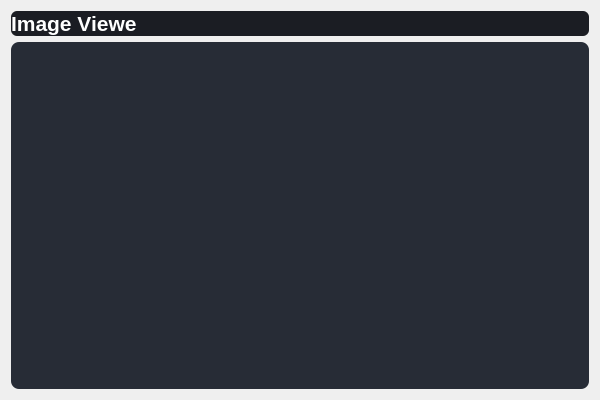
<?xml version="1.0" encoding="UTF-8"?>
<ui version="4.0">
 <class>ImageViewerTabClass</class>
 <widget class="QWidget" name="ImageViewerTabClass">
  <property name="geometry">
   <rect>
    <x>0</x>
    <y>0</y>
    <width>600</width>
    <height>400</height>
   </rect>
  </property>
  <property name="windowTitle">
   <string>ImageViewerTab</string>
  </property>
  <property name="styleSheet">
   <string notr="true">QToolButton {
  background-color:  rgb(39, 44, 54);
  color: #F0F0F0;
  border-radius: 8px;
  margin: 0px;
  padding: 2px;
}

QToolButton:checked {
  margin: 1px;
  background-color:  rgb(39, 44, 54);
  border: 1px solid #FFE723;
}

QToolButton:checked:disabled {
  border: 1px solid #CFBB1C;
}

QToolButton:pressed {
   margin: 1px;
   border: 1px solid #FFE723;
}

QToolButton:disabled {
	color: #6e6e6e;
	background-color: #444444;
	border: 2px solid #444444;
}

QToolButton:disabled:hover {
  border: 1px solid #32414B;
}

QToolButton:hover {
 background-color: #21252B;
}

QFrame {
 background-color: rgb(39, 44, 54);
 border-radius: 8px;
}

QFrame#TemplateLibraryFrame{
	background-color:  rgb(27, 29, 35);
	border-radius: 12px;
}

QFrame#templatePropertiesFrame{
	background-color:  rgb(27, 29, 35);
	border-radius: 12px;
}

QFrame#tableWidget_TemplateLibrary{
	background-color: rgb(39, 44, 54);
	border-radius: 12px;
}

QFrame#tableWidget_TemplateProperties{
	background-color: rgb(39, 44, 54);
	border-radius: 12px;
}</string>
  </property>
  <layout class="QGridLayout" name="gridLayout">
   <item row="0" column="0">
    <widget class="QLabel" name="label">
     <property name="font">
      <font>
       <pointsize>16</pointsize>
       <weight>75</weight>
       <bold>true</bold>
      </font>
     </property>
     <property name="styleSheet">
      <string notr="true">color:white;
background-color:  rgb(27, 29, 35);border-radius: 6px;</string>
     </property>
     <property name="text">
      <string>Image Viewe</string>
     </property>
    </widget>
   </item>
   <item row="1" column="0">
    <widget class="QTableWidget" name="tableWidget_imageViewer"/>
   </item>
  </layout>
 </widget>
 <layoutdefault spacing="6" margin="11"/>
 <resources/>
 <connections/>
</ui>
